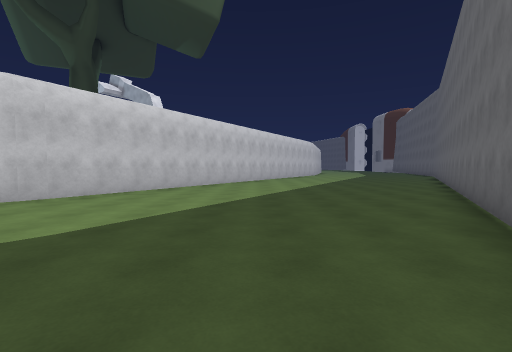
[1] (above)

17 first-person views from a walk through a 3-D level made in the Unity game engine. The camera is 1.4 m above the floor, tilts 2° down and sees 85° across. The floor is counted in squares, 1.8 m on a side. Each view is taken from the middle of a square. On the plan, view 1 faces up. The plan holds only what a view shows up to about 10 squares ahead; the rest is blank. The place goes on beyond the plan. The player character is not drawn. Some animated figures are left out.

[2]
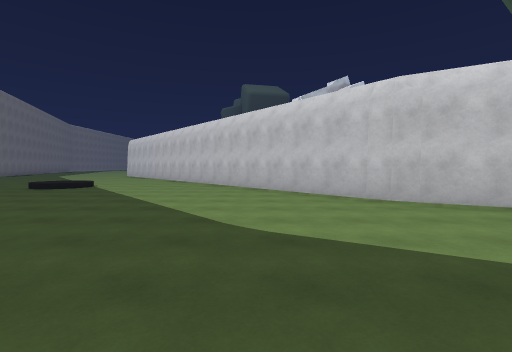

[3]
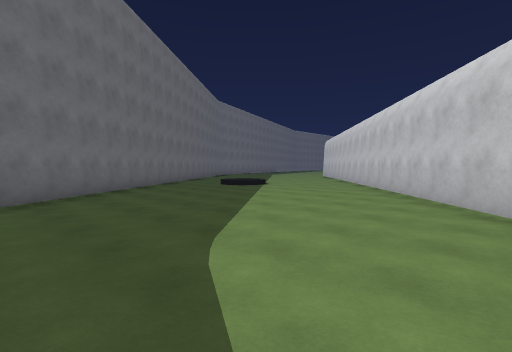

[4]
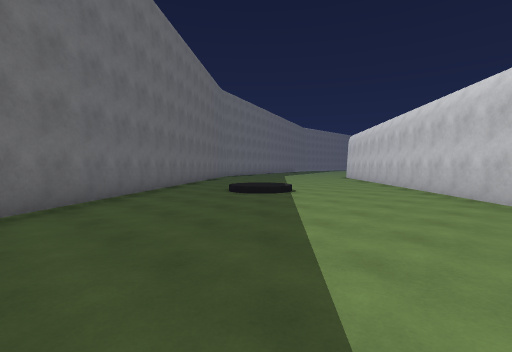

[5]
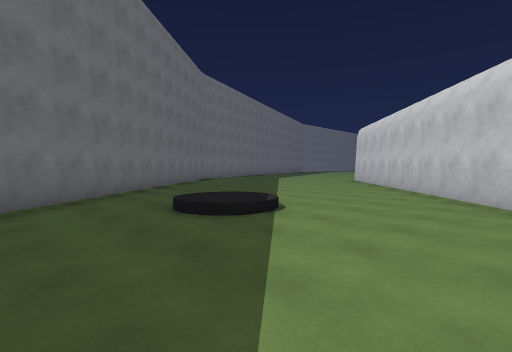

[6]
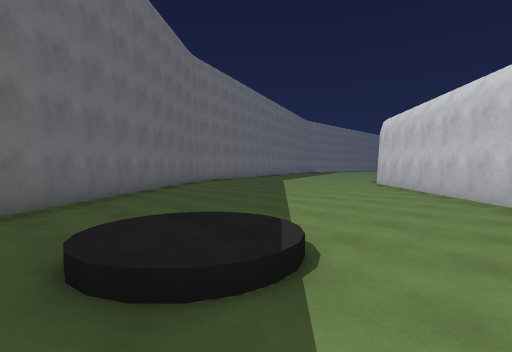

[7]
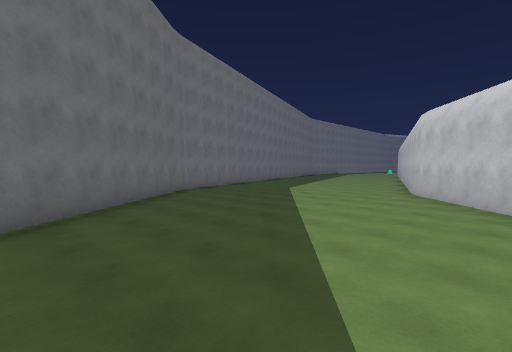

[8]
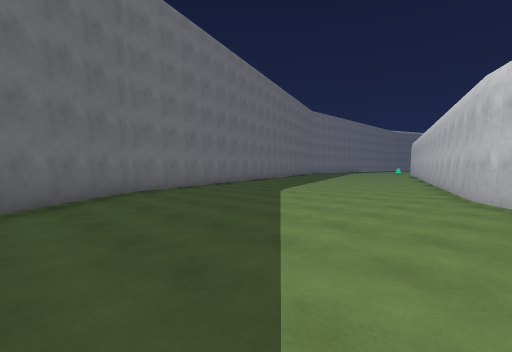

[9]
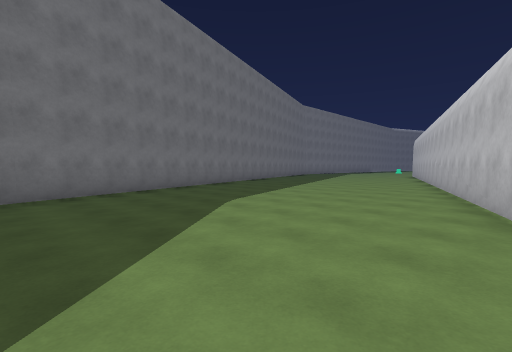

[10]
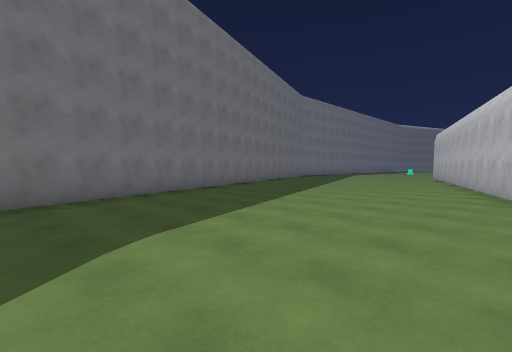

[11]
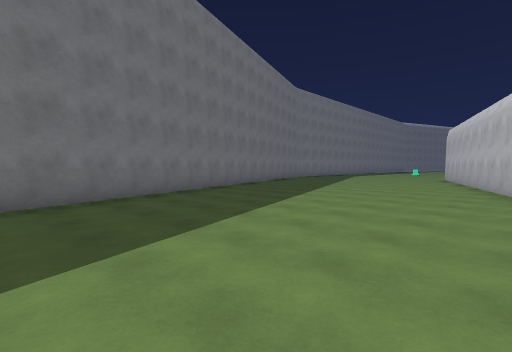

[12]
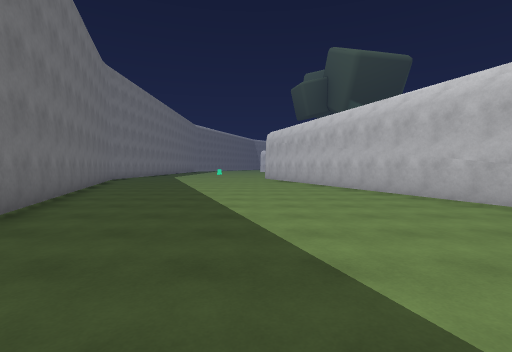

[13]
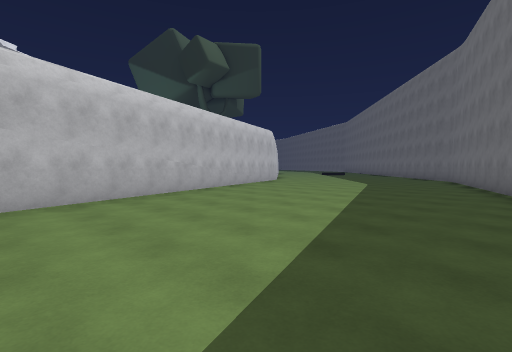

[14]
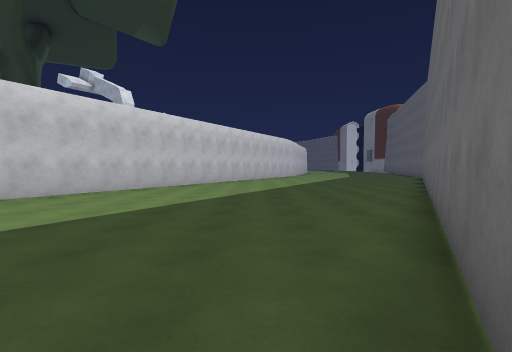

[15]
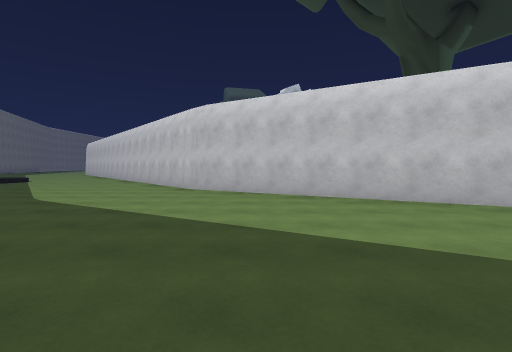

[16]
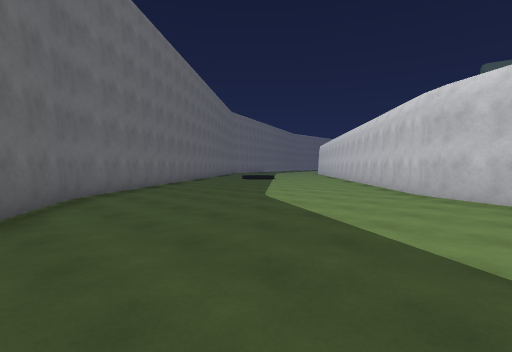

[17]
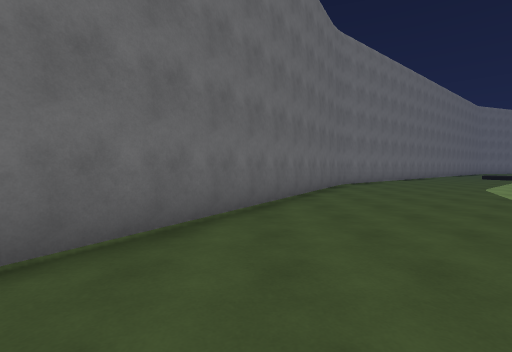

### Floor plan
Points are (right, up) in squares from view 1. A wall is a line through its corners. A room is listed if a view was taken in it or the views show most of it. See-through windows are left out.
Room 1 (views 1, 2, 3, 4, 5, 6, 7, 8, 9, 10, 11, 12, 13, 14, 15, 16, 17)
walls: (-19.9, -6.5) (-20.4, -6.9); (-20.2, -6.9) (-32.6, -11.2); (-1.2, 12.6) (-5.1, 5.9) (-19.9, -6.6); (-32.1, -20.1) (-16, -14.2) (1.5, 0.5) (8.1, 12)

Positions as (right, up) in squares from view 1, and headings:
1: (0, 0), facing up
2: (1, 3), facing left
3: (-1, 5), facing down-left
4: (-3, 2), facing down-left
5: (-6, 0), facing down-left
6: (-8, -2), facing down-left
7: (-10, -4), facing down-left
8: (-13, -6), facing down-left
9: (-16, -7), facing down-left
10: (-19, -9), facing down-left
11: (-21, -10), facing down-left
12: (-22, -14), facing left
13: (-32, -17), facing up-right
14: (2, 2), facing up
15: (4, 8), facing left
16: (3, 8), facing down-left
17: (5, 12), facing down
